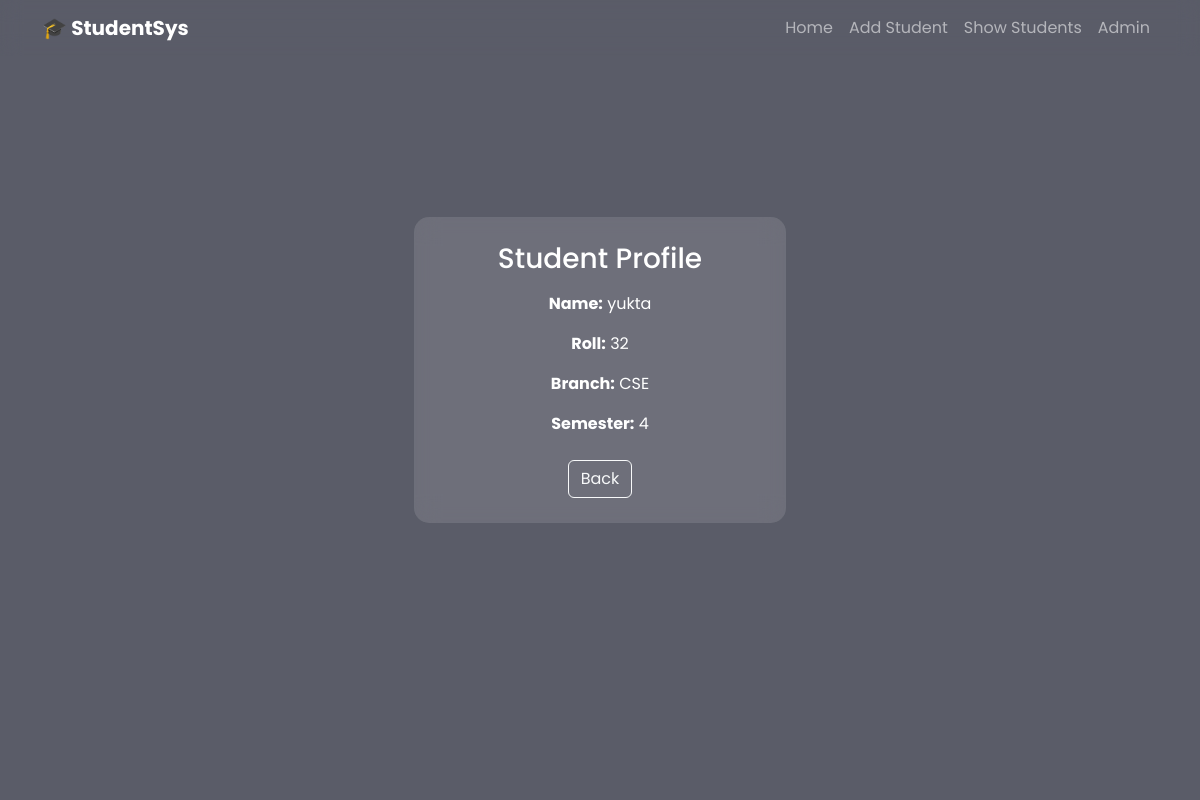
/student/4/, run on the app's committed database.
### hello/models.py (models this page shows, shortened)
class Student(models.Model):
    name = models.CharField(max_length=100)
    roll_number = models.CharField(max_length=20, unique=True)
    branch = models.CharField(max_length=100)
    semester = models.IntegerField()

### hello/views.py (the view)
# urls.py: path('student/<int:id>/', student_detail, name='student_detail'),
def student_detail(request, id):
    student = get_object_or_404(Student, id=id)
    return render(request, "student_detail.html", {"student": student})

### hello/templates/student_detail.html
{% extends 'base.html' %}
{% block content %}
<div class="container d-flex justify-content-center align-items-center" style="min-height: 70vh;">
    <div class="glass col-md-4 text-center">
        <h3 class="mb-3">Student Profile</h3>
        <p><b>Name:</b> {{ student.name }}</p>
        <p><b>Roll:</b> {{ student.roll_number }}</p>
        <p><b>Branch:</b> {{ student.branch }}</p>
        <p><b>Semester:</b> {{ student.semester }}</p>
        <a href="{% url 'student_list' %}" class="btn btn-outline-light mt-2">Back</a>
    </div>
</div>
{% endblock %}

### hello/templates/base.html (style rules this page uses)
* { box-sizing: border-box; }
html, body { height: 100%; margin: 0; font-family: 'Poppins', sans-serif; color: white; }
.glass { background: rgba(255, 255, 255, 0.12); backdrop-filter: blur(12px); border-radius: 15px; padding: 25px; }

### data on the page
Student: name "yukta", roll_number "32", branch "CSE", semester "4"
